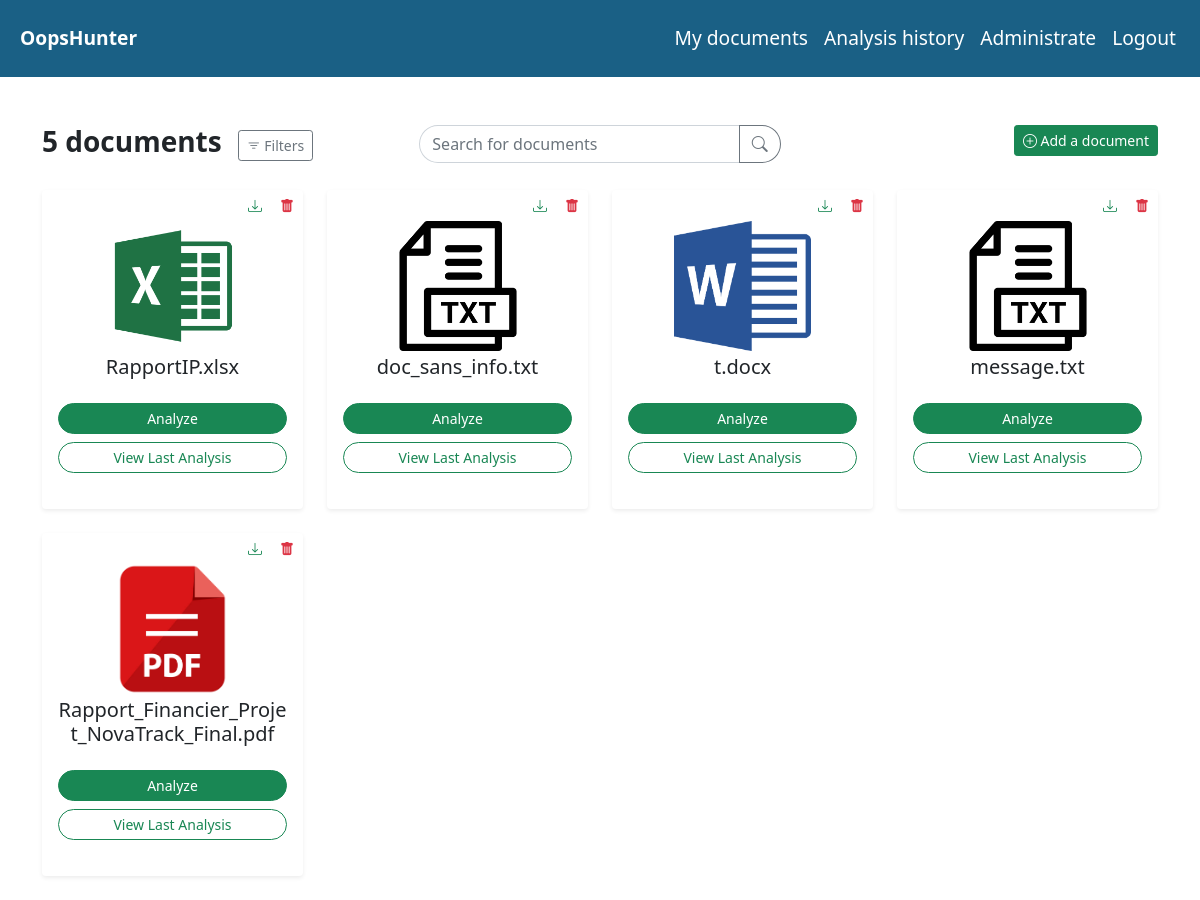
The app's page /document/show (signed in) with its own data.
### tables this page shows
CREATE TABLE ANALYSIS_REPORT(
   id_analysis INTEGER CONSTRAINT pk_analysis PRIMARY KEY AUTOINCREMENT,
   title VARCHAR(50),
   date_analysis DATETIME,
   id_document INTEGER NOT NULL,
   CONSTRAINT fk_document_analysis FOREIGN KEY(id_document)
      REFERENCES DOCUMENT(id_document)
);

CREATE TABLE DOCUMENT(
   id_document INTEGER CONSTRAINT pk_document PRIMARY KEY AUTOINCREMENT,
   title VARCHAR(50),
   path VARCHAR(50),
   type VARCHAR(10),
   date_creation DATETIME,
   date_update DATETIME
);

### controllers/document_controller.py (the view)
@document_controller.route('/document/show', methods=['GET'])
@login_required
def show_document():
    def apply_filters(
        documents: list, start_date: str, end_date: str, location: str, sensitive_data: bool, type: str, search: str
    ) -> list:
        filtered_documents = []
        if start_date and end_date and start_date > end_date:
            start_date, end_date = end_date, start_date
        for doc in documents:
            containsSensitiveData = doc['sensitive_data'] > 0 if sensitive_data == 'True'\
                else doc['sensitive_data'] == 0 or not sensitive_data
            isGoodLoc = not location or doc['id_location'] == int(location)
            isGoodType = not type or doc['type'] == type
            date_creation = str(datetime.strptime(doc['date_creation'], "%Y-%m-%d %H:%M:%S").date())
            isGoodStartDate = not start_date or date_creation >= start_date
            isGoodEndDate = not end_date or date_creation <= end_date
            matchesSearch = not search or search.lower() in doc['title'].lower()
            if containsSensitiveData and isGoodLoc and isGoodType and isGoodStartDate and isGoodEndDate and matchesSearch:
                filtered_documents.append(doc)
        return filtered_documents
    rows = get_documents()
    documents = [dict(row) for row in rows]
    rows = get_locations()
    locations = [dict(row) for row in rows]
    search_input = request.args.get('search_input')
    start_date = request.args.get('start_date')
    end_date = request.args.get('end_date')
    location = request.args.get('location')
    sensitive_data = request.args.get('sensitive_data')
    type = request.args.get('type')
    search = request.args.get('search', '')
    filtered_documents = apply_filters(documents, start_date, end_date, location, sensitive_data, type, search)
    return render_template(
        'document/show.html',
        documents=filtered_documents,
        len=len(filtered_documents),
        selected_search_input=search_input if search_input else '',
        selected_start_date=start_date,
        selected_end_date=end_date,
        selected_location=int(location) if location else location,
        selected_sensitive_data=sensitive_data,
        selected_type=type,
        search_query=search,
        types=AUTHORIZED_TYPES,
        locations=locations
    )

### controllers/document_controller.py (called while the page is built)
@document_controller.teardown_app_request
def teardown_db(exception): close_db(exception)

### queries/document_queries.py (called while the page is built)
def get_db():
    db = getattr(g, '_database', None)
    if db is None:
        db = g._database = sqlite3.connect(DATABASE)
        db.row_factory = sqlite3.Row
    return db

def get_documents():
    db = get_db()
    return db.execute("""
        SELECT d.*,
            ar.title as analysis,
            ar.id_analysis as last_analysis_id,
            ifnull(sd.id_sensitive_data, 0) as sensitive_data,
            e.id_location
        FROM document as d
        LEFT JOIN (
            SELECT id_document, title, id_analysis
            FROM analysis_report
            WHERE (id_document, date_analysis) IN (
                SELECT id_document, MAX(date_analysis)
                FROM analysis_report
                GROUP BY id_document
            )
        ) as ar ON ar.id_document = d.id_document
        LEFT JOIN sensitive_data as sd ON sd.id_analysis = ar.id_analysis
        INNER JOIN produces as p ON p.id_document = d.id_document
        INNER JOIN employee as e ON e.id_employee = p.id_employee
        GROUP BY d.id_document;
    """).fetchall()

def get_locations():
    db = get_db()
    return db.execute('\
        select * from location;\
    ').fetchall()

### templates/document/show.html (shortened to what this page needs)
{% extends "index.html" %}
{% block body %}
    <div class="row g-3 mb-4">
        <div class="d-flex align-items-center col-12 col-lg-4">
            <h3><strong>{{ len }} documents</strong></h3>
            <button
                class="btn btn-outline-secondary btn-sm ms-3"
                data-bs-toggle="modal"
                data-bs-target="#filterDocumentModal">
                <i class="bi bi-filter"></i>
                Filters
            </button>
        </div>
        <div class="col-6 col-lg-4">
            <form action="{{ url_for('document_controller.show_document') }}" method="GET">
                <div class="input-group">
                    <input
                        type="text"
                        name="search"
                        placeholder="Search for documents"
                        class="form-control rounded-pill rounded-end"
                        value="{{ search_query if search_query }}" />
                    <button type="submit" class="btn btn-outline-secondary rounded-pill rounded-start">
                        <i class="bi bi-search"></i>
                    </button>
                </div>
            </form>
        </div>
        <div class="col-6 col-lg-4 text-end">
            <button
                class="btn btn-success btn-sm"
                data-bs-toggle="modal"
                data-bs-target="#addDocumentModal">
                <i class="bi bi-plus-circle"></i>
                Add a document
            </button>
        </div>
    </div>
    <div class="row gx-4 gy-4 mb-4">
        {% for document in documents %}
            <div class="col-12 col-sm-6 col-md-4 col-lg-3">
                <div class="card h-100 rounded shadow-sm">
                    <div class="d-flex justify-content-end">
                        <form
                            method="post"
                            action="{{ url_for('document_controller.download_document') }}">
                            <fieldset>
                                <button
                                    type="submit"
                                    class="btn btn-sm text-success rounded-circle">
                                    <i class="bi bi-download"></i>
                                </button>
                            </fieldset>
                        </form>
                        <a
                            href="{{ url_for('document_controller.delete_document', filename=document.title) }}"
                            class="btn btn-sm text-danger rounded-circle">
                            <i class="bi bi-trash-fill"></i>
                        </a>
                    </div>
                    <div class="card-body text-center pt-0">
                        <img
                            src="{{ url_for('static', filename='images/' + document.type.replace('.', '').lower() + '.png') }}"
                            alt="{{ document.type }}"
                            class="img-fluid"
                            style="max-height: 130px;">
                        <h5 class="card-title mt-1">{{ document.title }}</h5>
                        <form action="{{ url_for('analysis_controller.analyse_document') }}" method="post" style="display: inline;">
                            <button type="submit" class="btn btn-success btn-sm mt-3 rounded-pill w-100">Analyze</button>
                         </form>
                         {% if document.analysis %}
                         <a href="{{ url_for('analysis.show_analysis', analysis_id=document.last_analysis_id) }}"
                            class="btn btn-outline-success btn-sm mt-2 rounded-pill w-100">
                             View Last Analysis
                         </a>
                     {% endif %}
                    </div>
                </div>
            </div>
        {% endfor %}
    </div>
{% endblock %}

### templates/index.html (shortened to what this page needs)
<!DOCTYPE html>
<html lang="en">
<head>
    <link rel="stylesheet" href="https://cdn.jsdelivr.net/npm/bootstrap-icons@1.3.0/font/bootstrap-icons.css">
    <link href="https://cdn.jsdelivr.net/npm/bootstrap@5.0.2/dist/css/bootstrap.min.css" rel="stylesheet"
>
    <link rel="stylesheet" href="{{ url_for('static', filename='styles.css') }}">
</head>
<body>
    {% block navbar %}
    {% include('_navbar.html') %}
    {% endblock %}
    <div class="{% block container_class %}container-md{% endblock %}">
        {% block body %}{% endblock %}
    </div>
</body>
</html>

### templates/_navbar.html (shortened to what this page needs)
<nav class="navbar-expand-lg mb-5 text-center">
    <div class="h-50 p-3 w-100 navbar">
        <a
            href="/"
            class="d-none d-lg-block m-1 text-decoration-none"
            data-bs-target="#navbarNav">
            <strong>
                OopsHunter
            </strong>
        </a>
        <div class="collapse navbar-collapse" id="navbarNav">
            <ul class="navbar-nav ms-auto">
                <li class="m-2 nav-item">
                    <a href="/document/show" class="text-decoration-none">My documents</a>
                </li>
                <li class="m-2 nav-item">
                    <a href="/analysis_history" class="text-decoration-none">Analysis history</a>
                </li>
                <li class="m-2 nav-item">
                    <a href="/human_ressource" class="text-decoration-none">Administrate</a>
                </li>
                <li class="m-2 nav-item">
                    <a href="/logout" class="text-decoration-none">Logout</a>
                </li>
            </ul>
        </div>
    </div>
</nav>

### static/styles.css (style rules this page uses)
.navbar, .navbar a, .navbar a:hover { background: #1A6085; color: #ffff; font-size: 1.2rem; }
.card { border: none; margin-bottom: 20px; }

### records on screen
ANALYSIS_REPORT: shows a picture, title "RapportIP.xlsx"
ANALYSIS_REPORT: title "doc_sans_info.txt"
ANALYSIS_REPORT: shows a picture, title "t.docx"
ANALYSIS_REPORT: title "message.txt"
ANALYSIS_REPORT: shows a picture, title "Rapport_Financier_Projet_NovaTrack_Final.pdf"

### other values on screen
{{ len }} "5"
